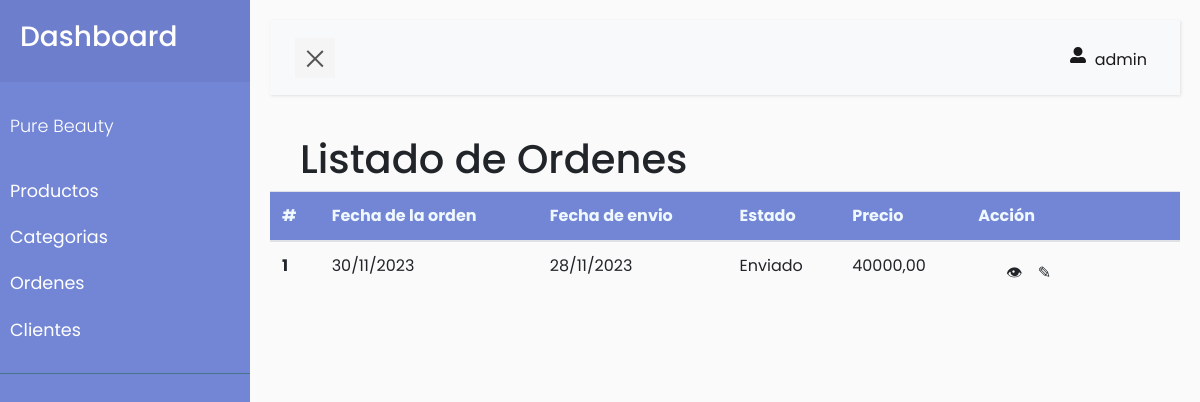
Page /ordenes/ (signed in) on the committed database.
### usuario/models.py (models this page shows, shortened)
class UserProfile(AbstractBaseUser, PermissionsMixin):
    email = models.EmailField('Email', max_length=255, unique=True)
    name = models.CharField('Nombres', max_length=100)
    apellidos = models.CharField('Apellidos', max_length=100)
    direccion = models.CharField('Direccion', max_length=500)
    ciudad = models.ForeignKey(Ciudad, on_delete=models.CASCADE, null=True)
    is_active = models.BooleanField(default=True)
    is_staff = models.BooleanField(default=True)
    class Meta:
        swappable = 'AUTH_USER_MODEL'
    class Meta(AbstractUser.Meta):
        pass
    objects = UserProfileManager()
    USERNAME_FIELD = 'email'
    REQUIRED_FIELDS = ['name', "apellidos"]

### pedido/models.py (models this page shows, shortened)
class Pedido(models.Model):
    direccion_entrega = models.CharField('Dirección de entrega', max_length=500)
    fecha = models.DateTimeField('Fecha del pedido')
    fecha_de_envio = models.DateTimeField('Fecha de envío', null=True, blank=True)
    total_compra = models.DecimalField('Precio total de la compra', max_digits=15, decimal_places=2)
    usuario = models.ForeignKey(Usuario, on_delete=models.CASCADE, verbose_name='Usuario')
    metodo = models.ForeignKey(MetodoPago, on_delete=models.CASCADE, verbose_name='Método de pago')
    estado_pedido = models.ForeignKey(EstadoPedido, on_delete=models.CASCADE, verbose_name='Estado de pedido')

class EstadoPedido(models.Model):
    nombre = models.CharField('Nombre', max_length=100)
    def __str__(self):
        return self.nombre

### pedido/views.py (the view)
# urls.py: path('ordenes/', views.lista_ordenes, name='ordenes'),
def lista_ordenes(request):
    ordenes = Pedido.objects.all()
    estados_pedidos = EstadoPedido.objects.all()
    return render(request, 'ordenes.html', {'ordenes': ordenes, 'estados_pedidos': estados_pedidos})

### pedido/templates/ordenes.html (shortened to what this page needs)
{% extends 'dashboard.html' %}
{% load crispy_forms_tags %}
{% load static %}
{% block content %}
<div class="container">
    <div class="col-8">
        <h1>Listado de Ordenes</h1>
    </div>
</div>
<table class="table">
    <thead style="background-color: #7386D5;">
        <tr>
            <th scope="col" style="color:aliceblue;">#</th>
            <th scope="col" style="color:aliceblue;">Fecha de la orden</th>
            <th scope="col" style="color:aliceblue;">Fecha de envio</th>
            <th scope="col" style="color:aliceblue;">Estado</th>
            <th scope="col" style="color:aliceblue;">Precio</th>
            <th scope="col" style="color:aliceblue;">Acción</th>
        </tr>
    </thead>
    <tbody>
        {% for orden in ordenes %}
        <tr>
            <th scope="row">{{ orden.id }}</th>
            <td>{{ orden.fecha|date:"d/m/Y" }}</td>
            <td>{{ orden.fecha_de_envio|date:"d/m/Y" }}</td>
            <td>{{ orden.estado_pedido }}</td>
            <td>{{ orden.total_compra }}</td>
            <td>
                <div class="container">
                    <div class="row">
                        <div class="col-2">
                            <button class="btn btn-block" onclick="abrirModalDetalles('{{ orden.id }}')">👁</button>
                        </div>
                        <div class="col-2">
                            <button class="btn btn-block" onclick="abrirModalEditar('{{ orden.id }}')">✎</button>
                        </div>
                    </div>
                </div>
            </td>
        </tr>
        {% endfor %}
    </tbody>
</table>
{% endblock content %}

### usuario/templates/dashboard.html (shortened to what this page needs)
{% extends 'layouts/base.html' %}
{% load crispy_forms_tags %}
{% load static %}
{% block style %}
<link rel="stylesheet" href="https://stackpath.bootstrapcdn.com/bootstrap/4.5.2/css/bootstrap.min.css">
<link rel="stylesheet" href="{% static 'css/sidebar.css' %}">
{% endblock style %}
{% block body %}
<div class="wrapper">
    <nav id="sidebar">
        <div class="sidebar-header">
            <h3>Dashboard</h3>
        </div>
        <ul class="list-unstyled components">
            <p>Pure Beauty</p>
            <li>
                <a href="{% url 'producto:inicio' %}">Productos</a>
            </li>
            <li>
                <a href="{% url 'producto:categorias' %}">Categorias</a>
            </li>
            <li>
                <a href="{% url 'pedido:ordenes' %}">Ordenes</a>
            </li>
            <li>
                <a href="{% url 'usuario:clientes' %}">Clientes</a>
            </li>
        </ul>
    </nav>
    <div id="content">
        <nav class="navbar navbar-expand-lg navbar-light bg-light">
            <div class="container-fluid">
                <button type="button" id="sidebarCollapse" class="navbar-btn">
                    <span></span>
                </button>
                <div class="collapse navbar-collapse" id="navbarSupportedContent">
                    <ul class="nav navbar-nav ml-auto">
                        <li class="nav-item active">
                            <a class="nav-link" id="logout-link" href="{% url 'usuario:logout' %}"> <i
                                    class="fas fa-user-alt m-1 me-md-2"></i> {{ request.user.name }}</a>
                        </li>
                    </ul>
                </div>
            </div>
        </nav>
        {% block content %}
        {% endblock content %}
    </div>
    {% endblock body %}

### static/css/style.css (style rules this page uses)
html, body { height: 100%; margin: 0; }

### static/css/sidebar.css (style rules this page uses)
body { font-family: 'Poppins', sans-serif; background: #fafafa; }
p { font-family: 'Poppins', sans-serif; font-size: 1.1em; font-weight: 300; line-height: 1.7em; color: #999; }
a, a:hover, a:focus { color: inherit; text-decoration: none; transition: all 0.3s; }
.navbar { padding: 15px 10px; background: #fff; border: none; border-radius: 0; margin-bottom: 40px; box-shadow: 1px 1px 3px rgba(0, 0, 0, 0.1); }
.navbar-btn { box-shadow: none; outline: none !important; border: none; }
.wrapper { display: flex; width: 100%; align-items: stretch; perspective: 1500px; }
#sidebar { min-width: 250px; max-width: 250px; background: #7386D5; color: #fff; transition: all 0.6s cubic-bezier(0.945, 0.020, 0.270, 0.665); transform-origin: bottom left; }
#sidebar .sidebar-header { padding: 20px; background: #6d7fcc; }
#sidebar ul.components { padding: 20px 0; border-bottom: 1px solid #47748b; }
#sidebar ul p { color: #fff; padding: 10px; }
#sidebar ul li a { padding: 10px; font-size: 1.1em; display: block; }
#content { width: 100%; padding: 20px; min-height: 100vh; transition: all 0.3s; }
#sidebarCollapse { width: 40px; height: 40px; background: #f5f5f5; cursor: pointer; }
#sidebarCollapse span { width: 80%; height: 2px; margin: 0 auto; display: block; background: #555; transition: all 0.8s cubic-bezier(0.810, -0.330, 0.345, 1.375); transition-delay: 0.2s; }
#sidebarCollapse span:last-of-type { transform: rotate(-45deg) translate(1px, -1px); }

### rows in the picture
UserProfile: user.name "admin"
Pedido: id "1", fecha "30/11/2023", fecha_de_envio "28/11/2023", estado_pedido "Enviado", total_compra "40000,00"
